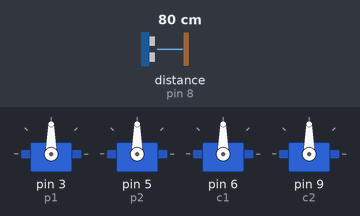
A sketch run on a simulated Arduino Uno, built with avr-gcc and run on an emulated ATmega328P. Shown: 4 × servo. Wiring (inferred from the names in the program): ultrasonic range finder: trigger pin 7; echo pin 8. The test bench sets the inputs (shaded band); at power-on: distance to the obstacle (sensor on pin 8) 80 cm. The echo pulse lasts 58.3 µs per cm.

Above: at 1.2 s.
1.3 s: distance to the obstacle (sensor on pin 8) set to 12 cm
2.8 s: distance to the obstacle (sensor on pin 8) set to 9 cm
At 12.4 s:
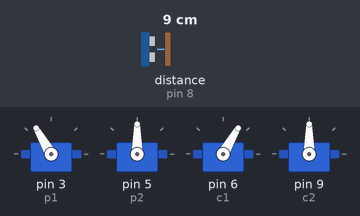
At 13.0 s:
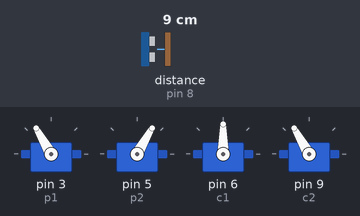
Timing chart, 0 to 14.8 s (numbered marks = the images above; inputs shaded):
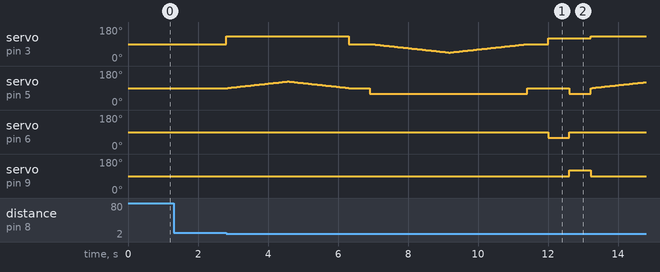

The sketch:

Proyecto.ino
```cpp
#include <Servo.h>
Servo p1; //3 I
Servo p2; // 5 D
Servo c1; // 6 I
Servo c2; // 9  D
const int Trigger = 7;
const int Echo = 8 ;
int paso1=90;
int paso2=90;
void setup() {
  p1.attach(3);
  p2.attach(5);
  c1.attach(6);
  c2.attach(9);
  Serial.begin(9600);
  pinMode(Trigger, OUTPUT);
  pinMode(Echo, INPUT);
  digitalWrite(Trigger, LOW);
}

void loop() {
  long t;
  long d;
  digitalWrite(Trigger, HIGH);
  delayMicroseconds(10);
  digitalWrite(Trigger, LOW);
    t = pulseIn(Echo, HIGH);
    d = t/59;
  if(d<10) {
    p1.write(130); //90+40
   for(paso1 = 90;paso1 < 125;paso1 ++){
     p2.write(paso1);
     delay(50);
  }
     for(paso1 = 125 ;paso1 > 90;paso1 --){
     p2.write(paso1);
     delay(50);
  }
    p1.write(90);
    p2.write(90);
    delay(600);
    p2.write(60);

    for(paso2 = 90;paso2 > 45;paso2 --){
     p1.write(paso2);
     delay(50);
  }
  for(paso2 = 45;paso2 < 90;paso2 ++){
     p1.write(paso2);
     delay(50);
  }
  p1.write(90);
  p2.write(90);
  delay(600);
  p1.write(120);
  c1.write(60);
  delay(600);
  p2.write(60);
  c1.write(90);
  c2.write(120);
  delay(600);
  p2.write(90);
  p1.write(90);
  c2.write(90);
}
}
```

Measured:
- the behaviour switches between 11 and 10 cm on distance to the obstacle (sensor on pin 8) (found by bisection; images 0 and 1)
- after the input at 1.3 s, every drawn part: stays the same
- after the input at 2.8 s, servo on pin 6 (c1): 90° → 60° after 9.2 s, → 90° 0.60 s later; servo on pin 9 (c2): 90° → 120° after 9.8 s, → 90° 0.60 s later
